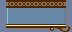

A level layout from a 2D game, rendered from its tile map. Below: a short description, then the map file with tile-grid data replaced by summaries:
An orthogonal 9x4 tile map with 8x8 px tiles, 1 tile layer (Tile Layer 1).

<map version="1.0" orientation="orthogonal" renderorder="right-down" width="9" height="4" tilewidth="8" tileheight="8" nextobjectid="1">
 <tileset firstgid="1" name="MenuTiles" tilewidth="8" tileheight="8">
  <image source="MenuTiles.png" width="256" height="32" />
 </tileset>
 <layer name="Tile Layer 1" width="9" height="4">
  <data>[36 cells, 36 non-empty, 11 distinct tile ids]</data>
 </layer>
</map>
